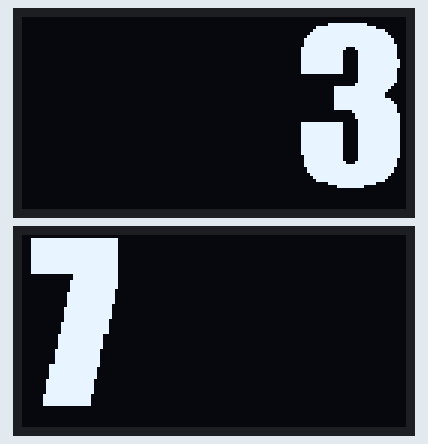
The program below on a simulated Raspberry Pi Pico running MicroPython. Parts: 2 × 128×64 one-colour display. Library files of the repository ran but are not shown: ssd1306.py.

Above: at 0.8 s.
At 5.0 s:
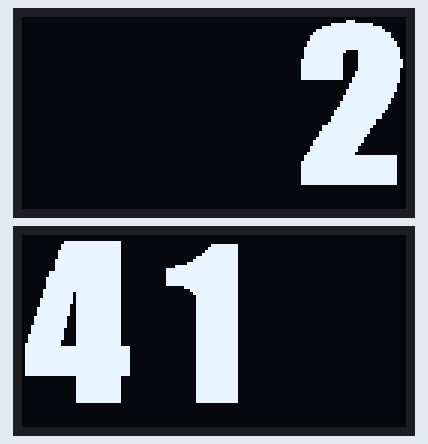
At 9.9 s:
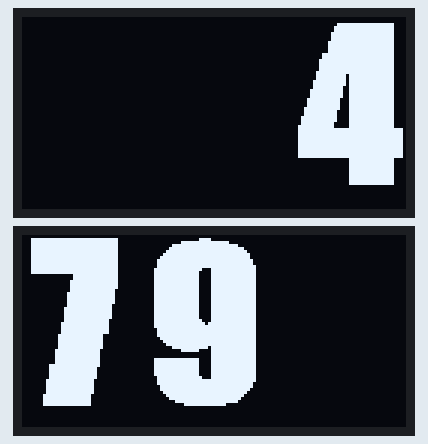
At 19.8 s:
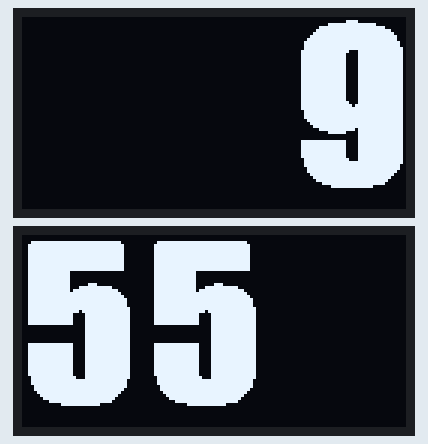
At 29.0 s:
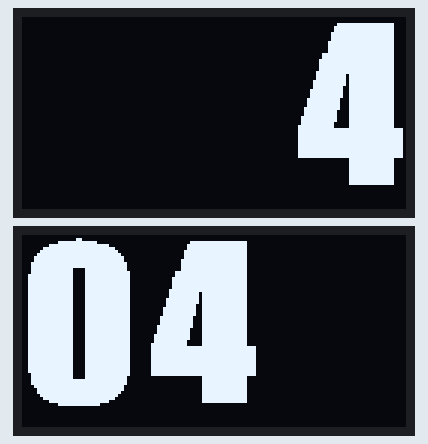
At 38.8 s:
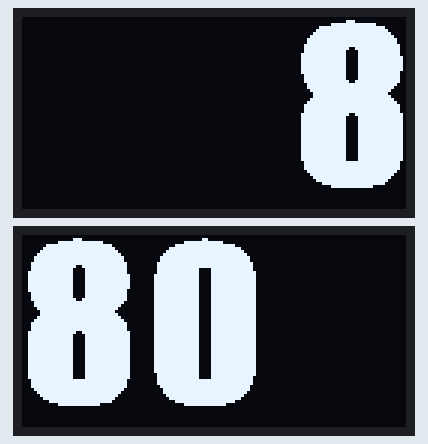

The program:

large_numb.py
```python
from machine import Pin, I2C
from ssd1306 import SSD1306_I2C
import time
import picokeypad as keypad
import _thread
import framebuf
import random

#set up the i2c protocal and initialize the displays: get addreses and set SDA/SCL pins etc.
disp1 = I2C(1,sda=Pin(26), scl=Pin(27), freq=1700000)
oled = SSD1306_I2C(128, 64, disp1)

i2c=machine.I2C(0,sda=machine.Pin(4), scl=machine.Pin(5), freq=1700000)
oled2 = SSD1306_I2C(128, 64, i2c)

#start defining byte arrays for the big numbers
zero_buffer = bytearray(b'\x00\x00\x00\x00\x00\x00\x000\x00\x00\x00\x0f\xff\x80\x00\x00\x7f\xff\xf8\x00\x01\xff\xff\xfe\x00\x03\xff\xff\xff\x00\x07\xff\xff\xff\x80\x0f\xff\xff\xff\xc0\x0f\xff\xff\xff\xc0\x1f\xff\xff\xff\xe0\x1f\xff\xff\xff\xe0\x1f\xff\x87\xff\xe0\x1f\xff\x87\xff\xf0?\xff\x87\xff\xf0?\xff\x87\xff\xf0?\xff\x87\xff\xf0?\xff\x87\xff\xf0?\xff\x87\xff\xf0?\xff\x87\xff\xf0?\xff\x87\xff\xf0?\xff\x87\xff\xf0?\xff\x87\xff\xf0?\xff\x87\xff\xf0?\xff\x87\xff\xf0?\xff\x87\xff\xf0?\xff\x87\xff\xf0?\xff\x87\xff\xf0?\xff\x87\xff\xf0?\xff\x87\xff\xf0?\xff\x87\xff\xf0?\xff\x87\xff\xf0?\xff\x87\xff\xf0?\xff\x87\xff\xf0?\xff\x87\xff\xf0?\xff\x87\xff\xf0?\xff\x87\xff\xf0?\xff\x87\xff\xf0?\xff\x87\xff\xf0?\xff\x87\xff\xf0?\xff\x87\xff\xf0?\xff\x87\xff\xf0?\xff\x87\xff\xf0?\xff\x87\xff\xf0?\xff\x87\xff\xf0?\xff\x87\xff\xf0?\xff\x87\xff\xf0\x1f\xff\x87\xff\xf0\x1f\xff\x87\xff\xe0\x1f\xff\xff\xff\xe0\x1f\xff\xff\xff\xe0\x0f\xff\xff\xff\xc0\x07\xff\xff\xff\xc0\x07\xff\xff\xff\x80\x03\xff\xff\xff\x00\x01\xff\xff\xfe\x00\x00\x7f\xff\xf8\x00\x00\x0f\xff\xc0\x00\x00\x00\x00\x00\x00')
zero_number = framebuf.FrameBuffer(zero_buffer, 36, 58, framebuf.MONO_HLSB)

one_buffer = bytearray(b'\x00\x00\x00\x00\x00\x00\x00\x00\x00\x00\x00\x00\x00\x00\x00\x00\x00\x07\xfc\x00\x00\x00\x0f\xfc\x00\x00\x00\x1f\xfc\x00\x00\x00?\xfc\x00\x00\x00\xff\xfc\x00\x00\x01\xff\xfc\x00\x00\x07\xff\xfc\x00\x00\x7f\xff\xfc\x00\x03\xff\xff\xfc\x00\x03\xff\xff\xfc\x00\x03\xff\xff\xfc\x00\x03\xff\xff\xfc\x00\x03\xff\xff\xfc\x00\x03\xff\xff\xfc\x00\x00\x0f\xff\xfc\x00\x00\x03\xff\xfc\x00\x00\x01\xff\xfc\x00\x00\x00\xff\xfc\x00\x00\x00\xff\xfc\x00\x00\x00\xff\xfc\x00\x00\x00\xff\xfc\x00\x00\x00\xff\xfc\x00\x00\x00\xff\xfc\x00\x00\x00\xff\xfc\x00\x00\x00\xff\xfc\x00\x00\x00\xff\xfc\x00\x00\x00\xff\xfc\x00\x00\x00\xff\xfc\x00\x00\x00\xff\xfc\x00\x00\x00\xff\xfc\x00\x00\x00\xff\xfc\x00\x00\x00\xff\xfc\x00\x00\x00\xff\xfc\x00\x00\x00\xff\xfc\x00\x00\x00\xff\xfc\x00\x00\x00\xff\xfc\x00\x00\x00\xff\xfc\x00\x00\x00\xff\xfc\x00\x00\x00\xff\xfc\x00\x00\x00\xff\xfc\x00\x00\x00\xff\xfc\x00\x00\x00\xff\xfc\x00\x00\x00\xff\xfc\x00\x00\x00\xff\xfc\x00\x00\x00\xff\xfc\x00\x00\x00\xff\xfc\x00\x00\x00\xff\xfc\x00\x00\x00\xff\xfc\x00\x00\x00\xff\xfc\x00\x00\x00\xff\xfc\x00\x00\x00\xff\xfc\x00\x00\x00\xff\xfc\x00\x00\x00\xff\xfc\x00\x00\x00\x00\x00\x00\x00\x00\x00\x00\x00')
one_number = framebuf.FrameBuffer(one_buffer, 36, 58, framebuf.MONO_HLSB)

two_buffer = bytearray(b'\x00\x00\x00\x00\x00\x00\x00p\x00\x00\x00\x0f\xff\xc0\x00\x00\x7f\xff\xf8\x00\x01\xff\xff\xfc\x00\x03\xff\xff\xff\x00\x07\xff\xff\xff\x00\x07\xff\xff\xff\x80\x0f\xff\xff\xff\xc0\x0f\xff\xff\xff\xc0\x1f\xff\xff\xff\xe0\x1f\xff\x87\xff\xe0\x1f\xff\x07\xff\xe0\x1f\xff\x07\xff\xe0?\xff\x07\xff\xf0?\xff\x07\xff\xf0?\xff\x07\xff\xf0?\xff\x07\xff\xe0?\xff\x0f\xff\xe0?\xff\x0f\xff\xe0?\xff\x1f\xff\xe0\x00\x00\x1f\xff\xe0\x00\x00?\xff\xc0\x00\x00?\xff\xc0\x00\x00\x7f\xff\xc0\x00\x00\x7f\xff\x80\x00\x00\xff\xff\x80\x00\x00\xff\xff\x00\x00\x01\xff\xff\x00\x00\x01\xff\xfe\x00\x00\x03\xff\xfe\x00\x00\x07\xff\xfc\x00\x00\x07\xff\xf8\x00\x00\x0f\xff\xf8\x00\x00\x0f\xff\xe0\x00\x00\x1f\xff\xe0\x00\x00\x7f\xff\xc0\x00\x00\x7f\xff\x80\x00\x00\xff\xff\x80\x00\x00\xff\xff\x00\x00\x01\xff\xfe\x00\x00\x03\xff\xfe\x00\x00\x03\xff\xfc\x00\x00\x07\xff\xf8\x00\x00\x07\xff\xf8\x00\x00\x0f\xff\xf0\x00\x00\x1f\xff\xff\xff\xc0\x1f\xff\xff\xff\xc0?\xff\xff\xff\xc0?\xff\xff\xff\xc0?\xff\xff\xff\xc0?\xff\xff\xff\xc0?\xff\xff\xff\xc0?\xff\xff\xff\xc0?\xff\xff\xff\xc0?\xff\xff\xff\xc0\x00\x00\x00\x00\x00\x00\x00\x00\x00\x00')
two_number = framebuf.FrameBuffer(two_buffer, 36, 58, framebuf.MONO_HLSB)

three_buffer = bytearray(b'\x00\x00\x00\x00\x00\x00\x00\x00\x00\x00\x00\x1f\xff\x00\x00\x01\xff\xff\xe0\x00\x03\xff\xff\xfc\x00\x07\xff\xff\xfe\x00\x0f\xff\xff\xff\x00\x1f\xff\xff\xff\x80\x1f\xff\xff\xff\x80\x1f\xff\xff\xff\xc0?\xff\x8f\xff\xc0?\xff\x07\xff\xc0?\xff\x07\xff\xc0?\xff\x07\xff\xc0?\xff\x07\xff\xe0?\xff\x07\xff\xe0?\xff\x07\xff\xe0?\xff\x07\xff\xc0?\xff\x07\xff\xc0\x00\x00\x07\xff\xc0\x00\x00\x07\xff\xc0\x00\x00\x07\xff\xc0\x00\x00\x0f\xff\x80\x00\x07\xff\xff\x00\x00\x07\xff\xfe\x00\x00\x07\xff\xfc\x00\x00\x07\xff\xfc\x00\x00\x07\xff\xff\x00\x00\x07\xff\xff\x80\x00\x07\xff\xff\xc0\x00\x07\xff\xff\xc0\x00\x00\x1f\xff\xc0\x00\x00\x0f\xff\xe0\x00\x00\x0f\xff\xe0\x00\x00\x07\xff\xe0?\xff\x07\xff\xe0?\xff\x07\xff\xe0?\xff\x07\xff\xe0?\xff\x07\xff\xe0?\xff\x07\xff\xe0?\xff\x07\xff\xe0?\xff\x07\xff\xe0?\xff\x07\xff\xe0?\xff\x07\xff\xe0?\xff\x07\xff\xe0?\xff\x07\xff\xe0\x1f\xff\x07\xff\xe0\x1f\xff\x07\xff\xc0\x1f\xff\x8f\xff\xc0\x1f\xff\xff\xff\xc0\x0f\xff\xff\xff\x80\x0f\xff\xff\xff\x80\x07\xff\xff\xff\x00\x03\xff\xff\xfe\x00\x01\xff\xff\xfc\x00\x00\x1f\xff\xe0\x00\x00\x03\xfe\x00\x00\x00\x00\x00\x00\x00')
three_number = framebuf.FrameBuffer(three_buffer, 36, 58, framebuf.MONO_HLSB)

four_buffer = bytearray(b'\x00\x00\x00\x00\x00\x00\x00\x00\x00\x00\x00\x03\xff\xff\x80\x00\x07\xff\xff\x80\x00\x07\xff\xff\x80\x00\x0f\xff\xff\x80\x00\x0f\xff\xff\x80\x00\x0f\xff\xff\x80\x00\x1f\xff\xff\x80\x00\x1f\xff\xff\x80\x00\x1f\xff\xff\x80\x00\x1f\xff\xff\x80\x00\x7f\xff\xff\x80\x00\x7f\xff\xff\x80\x00\xff\xff\xff\x80\x00\xff\xff\xff\x80\x00\xff\xff\xff\x80\x00\xff\xff\xff\x80\x01\xff\xff\xff\x80\x01\xff\xbf\xff\x80\x01\xff\xbf\xff\x80\x03\xff\xbf\xff\x80\x03\xff\xbf\xff\x80\x03\xff?\xff\x80\x07\xff?\xff\x80\x07\xff?\xff\x80\x07\xff?\xff\x80\x0f\xfe?\xff\x80\x0f\xfe?\xff\x80\x0f\xfe?\xff\x80\x1f\xfe?\xff\x80\x1f\xfc?\xff\x80\x1f\xfc?\xff\x80?\xfc?\xff\x80?\xfc?\xff\x80?\xf8?\xff\x80\x7f\xf8?\xff\x80\x7f\xff\xff\xff\xf8\x7f\xff\xff\xff\xf8\x7f\xff\xff\xff\xf8\x7f\xff\xff\xff\xf8\x7f\xff\xff\xff\xf8\x7f\xff\xff\xff\xf8\x7f\xff\xff\xff\xf8\x7f\xff\xff\xff\xf8\x7f\xff\xff\xff\xf8\x7f\xff\xff\xff\xf8\x00\x00?\xff\x80\x00\x00?\xff\x80\x00\x00?\xff\x80\x00\x00?\xff\x80\x00\x00?\xff\x80\x00\x00?\xff\x80\x00\x00?\xff\x80\x00\x00?\xff\x80\x00\x00?\xff\x80\x00\x00\x00\x00\x00\x00\x00\x00\x00\x00')
four_number = framebuf.FrameBuffer(four_buffer, 36, 58, framebuf.MONO_HLSB)

five_buffer = bytearray(b'\x00\x00\x00\x00\x00\x00\x00\x00\x00\x00\x1f\xff\xff\xff\x80?\xff\xff\xff\xc0?\xff\xff\xff\xc0?\xff\xff\xff\xc0?\xff\xff\xff\xc0?\xff\xff\xff\xc0?\xff\xff\xff\xc0?\xff\xff\xff\xc0?\xff\xff\xff\xc0?\xff\xff\xff\xc0?\xff\x00\x00\x00?\xff\x00\x00\x00?\xff\x00\x00\x00?\xff\x00\x00\x00?\xff\x03\x80\x00?\xff\x1f\xfc\x00?\xff\x7f\xff\x00?\xff\xff\xff\x80?\xff\xff\xff\xc0?\xff\xff\xff\xe0?\xff\xff\xff\xe0?\xff\xff\xff\xe0?\xff\xff\xff\xf0?\xff\xef\xff\xf0?\xff\x87\xff\xf0?\xff\x87\xff\xf0?\xff\x87\xff\xf0?\xff\x87\xff\xf0\x00\x00\x07\xff\xf0\x00\x00\x07\xff\xf0\x00\x00\x07\xff\xf0\x00\x00\x07\xff\xf0\x00\x00\x07\xff\xf0\x00\x00\x07\xff\xf0?\xff\x87\xff\xf0?\xff\x87\xff\xf0?\xff\x87\xff\xf0?\xff\x87\xff\xf0?\xff\x87\xff\xf0?\xff\x87\xff\xf0?\xff\x87\xff\xf0?\xff\x87\xff\xf0?\xff\x87\xff\xf0?\xff\x87\xff\xf0?\xff\x87\xff\xf0\x1f\xff\xc7\xff\xf0\x1f\xff\xff\xff\xe0\x1f\xff\xff\xff\xe0\x0f\xff\xff\xff\xe0\x0f\xff\xff\xff\xc0\x07\xff\xff\xff\x80\x03\xff\xff\xff\x00\x01\xff\xff\xfe\x00\x00\x7f\xff\xfc\x00\x00\x07\xff\xc0\x00\x00\x00\x00\x00\x00')
five_number = framebuf.FrameBuffer(five_buffer, 36, 58, framebuf.MONO_HLSB)

six_buffer = bytearray(b'\x00\x00\x00\x00\x00\x00\x00|\x00\x00\x00\x0f\xff\xe0\x00\x00\x7f\xff\xfc\x00\x01\xff\xff\xff\x00\x03\xff\xff\xff\x80\x07\xff\xff\xff\xc0\x0f\xff\xff\xff\xc0\x0f\xff\xff\xff\xe0\x1f\xff\xff\xff\xe0\x1f\xff\xff\xff\xf0\x1f\xff\xc7\xff\xf0?\xff\x87\xff\xf0?\xff\x87\xff\xf0?\xff\x87\xff\xf0?\xff\x87\xff\xf8?\xff\x87\xff\xf8?\xff\x80\x00\x00?\xff\x80\x00\x00?\xff\x80\x00\x00?\xff\x87\xf8\x00?\xff\x9f\xfe\x00?\xff\xff\xff\x80?\xff\xff\xff\xc0?\xff\xff\xff\xe0?\xff\xff\xff\xe0?\xff\xff\xff\xf0?\xff\xff\xff\xf0?\xff\xff\xff\xf0?\xff\xcf\xff\xf0?\xff\xc7\xff\xf8?\xff\x87\xff\xf8?\xff\x87\xff\xf8?\xff\x87\xff\xf8?\xff\x87\xff\xf8?\xff\x87\xff\xf8?\xff\x87\xff\xf8?\xff\x87\xff\xf8?\xff\x87\xff\xf8?\xff\x87\xff\xf8?\xff\x87\xff\xf8?\xff\x87\xff\xf8?\xff\x87\xff\xf8?\xff\x87\xff\xf8?\xff\x87\xff\xf8?\xff\x87\xff\xf0?\xff\x87\xff\xf0\x1f\xff\xc7\xff\xf0\x1f\xff\xff\xff\xf0\x1f\xff\xff\xff\xf0\x0f\xff\xff\xff\xe0\x0f\xff\xff\xff\xc0\x07\xff\xff\xff\xc0\x03\xff\xff\xff\x80\x01\xff\xff\xff\x00\x00\x7f\xff\xfc\x00\x00\x07\xff\xe0\x00\x00\x00\x00\x00\x00')
six_number = framebuf.FrameBuffer(six_buffer, 36, 58, framebuf.MONO_HLSB)

seven_buffer = bytearray(b'\x00\x00\x00\x00\x00\x1f\xff\xff\xff\x00\x1f\xff\xff\xff\x00\x1f\xff\xff\xff\x00\x1f\xff\xff\xff\x00\x1f\xff\xff\xff\x00\x1f\xff\xff\xff\x00\x1f\xff\xff\xff\x00\x1f\xff\xff\xff\x00\x1f\xff\xff\xff\x00\x1f\xff\xff\xff\x00\x1f\xff\xff\xff\x00\x1f\xff\xff\xff\x00\x00\x00\x7f\xff\x00\x00\x00\x7f\xff\x00\x00\x00\xff\xff\x00\x00\x00\xff\xff\x00\x00\x00\xff\xff\x00\x00\x00\xff\xfe\x00\x00\x01\xff\xfe\x00\x00\x01\xff\xfe\x00\x00\x01\xff\xfe\x00\x00\x01\xff\xfe\x00\x00\x01\xff\xfc\x00\x00\x03\xff\xfc\x00\x00\x03\xff\xfc\x00\x00\x03\xff\xfc\x00\x00\x03\xff\xfc\x00\x00\x03\xff\xf8\x00\x00\x07\xff\xf8\x00\x00\x07\xff\xf8\x00\x00\x07\xff\xf8\x00\x00\x07\xff\xf8\x00\x00\x0f\xff\xe0\x00\x00\x0f\xff\xe0\x00\x00\x0f\xff\xe0\x00\x00\x0f\xff\xe0\x00\x00\x0f\xff\xe0\x00\x00\x1f\xff\xc0\x00\x00\x1f\xff\xc0\x00\x00\x1f\xff\xc0\x00\x00\x1f\xff\xc0\x00\x00\x1f\xff\xc0\x00\x00\x7f\xff\xc0\x00\x00\x7f\xff\x80\x00\x00\x7f\xff\x80\x00\x00\x7f\xff\x80\x00\x00\x7f\xff\x80\x00\x00\xff\xff\x00\x00\x00\xff\xff\x00\x00\x00\xff\xff\x00\x00\x00\xff\xff\x00\x00\x00\xff\xff\x00\x00\x01\xff\xfe\x00\x00\x01\xff\xfe\x00\x00\x01\xff\xfe\x00\x00\x01\xff\xfe\x00\x00\x00\x00\x00\x00\x00')
seven_number = framebuf.FrameBuffer(seven_buffer, 36, 58, framebuf.MONO_HLSB)

eight_buffer = bytearray(b'\x00\x00\x00\x00\x00\x00\x00p\x00\x00\x00\x0f\xff\xe0\x00\x00\xff\xff\xfc\x00\x01\xff\xff\xfe\x00\x03\xff\xff\xff\x00\x07\xff\xff\xff\x80\x0f\xff\xff\xff\xc0\x0f\xff\xff\xff\xc0\x1f\xff\xff\xff\xe0\x1f\xff\xcf\xff\xe0\x1f\xff\x87\xff\xe0?\xff\x87\xff\xe0?\xff\x87\xff\xf0?\xff\x87\xff\xf0?\xff\x87\xff\xf0?\xff\x87\xff\xf0?\xff\x87\xff\xf0?\xff\x87\xff\xe0\x1f\xff\x87\xff\xe0\x1f\xff\x87\xff\xe0\x1f\xff\xcf\xff\xe0\x0f\xff\xff\xff\xc0\x0f\xff\xff\xff\x80\x07\xff\xff\xff\x00\x03\xff\xff\xfe\x00\x03\xff\xff\xff\x00\x07\xff\xff\xff\x80\x0f\xff\xff\xff\xc0\x1f\xff\xff\xff\xe0\x1f\xff\xff\xff\xe0\x1f\xff\xff\xff\xe0?\xff\xcf\xff\xf0?\xff\x87\xff\xf0?\xff\x87\xff\xf0?\xff\x87\xff\xf0?\xff\x87\xff\xf0?\xff\x87\xff\xf0?\xff\x87\xff\xf0?\xff\x87\xff\xf0?\xff\x87\xff\xf0?\xff\x87\xff\xf0?\xff\x87\xff\xf0?\xff\x87\xff\xf0?\xff\x87\xff\xf0?\xff\x87\xff\xf0?\xff\x87\xff\xf0?\xff\x87\xff\xf0\x1f\xff\xff\xff\xe0\x1f\xff\xff\xff\xe0\x1f\xff\xff\xff\xe0\x0f\xff\xff\xff\xc0\x07\xff\xff\xff\x80\x03\xff\xff\xff\x00\x01\xff\xff\xfe\x00\x00\x7f\xff\xfc\x00\x00\x0f\xff\xc0\x00\x00\x00\x00\x00\x00')
eight_number = framebuf.FrameBuffer(eight_buffer, 36, 58, framebuf.MONO_HLSB)

nine_buffer = bytearray(b'\x00\x00\x00\x00\x00\x00\x00x\x00\x00\x00\x1f\xff\xe0\x00\x00\xff\xff\xfc\x00\x01\xff\xff\xff\x00\x03\xff\xff\xff\x80\x07\xff\xff\xff\xc0\x0f\xff\xff\xff\xc0\x1f\xff\xff\xff\xe0\x1f\xff\xff\xff\xe0\x1f\xff\xff\xff\xf0?\xff\xc7\xff\xf0?\xff\x87\xff\xf0?\xff\x87\xff\xf0?\xff\x87\xff\xf0?\xff\x87\xff\xf8?\xff\x87\xff\xf8?\xff\x87\xff\xf8?\xff\x87\xff\xf8?\xff\x87\xff\xf8?\xff\x87\xff\xf8?\xff\x87\xff\xf8?\xff\x87\xff\xf8?\xff\x87\xff\xf8?\xff\x87\xff\xf8?\xff\x87\xff\xf8?\xff\x87\xff\xf8?\xff\x87\xff\xf8?\xff\xc7\xff\xf8?\xff\xef\xff\xf8?\xff\xff\xff\xf8\x1f\xff\xff\xff\xf8\x1f\xff\xff\xff\xf8\x1f\xff\xff\xff\xf8\x0f\xff\xff\xff\xf8\x07\xff\xff\xff\xf8\x03\xff\xff\xff\xf8\x00\xff\xf7\xff\xf8\x00\x1f\x87\xff\xf8\x00\x00\x07\xff\xf8\x00\x00\x07\xff\xf8?\xff\x87\xff\xf8?\xff\x87\xff\xf8?\xff\x87\xff\xf8?\xff\x87\xff\xf0?\xff\x87\xff\xf0?\xff\x87\xff\xf0\x1f\xff\xc7\xff\xf0\x1f\xff\xff\xff\xf0\x1f\xff\xff\xff\xe0\x0f\xff\xff\xff\xe0\x0f\xff\xff\xff\xc0\x07\xff\xff\xff\x80\x03\xff\xff\xff\x00\x01\xff\xff\xfe\x00\x00\x7f\xff\xfc\x00\x00\x0f\xff\xc0\x00\x00\x00\x00\x00\x00')
nine_number = framebuf.FrameBuffer(nine_buffer, 36, 58, framebuf.MONO_HLSB)


def disp_big_numb(the_number): #depending on the variable that goes in it will display the correct number automatically
    oled.fill(0)
    oled2.fill(0)
    if len(str(the_number)) == 1:
        if the_number == 0:
            oled2.blit(zero_number, 0, 0)
        elif the_number == 1:
            oled2.blit(one_number, 0, 0)
        elif the_number == 2:
            oled2.blit(two_number, 0, 0)
        elif the_number == 3:
            oled2.blit(three_number, 0, 0)
        elif the_number == 4:
            oled2.blit(four_number, 0, 0)
        elif the_number == 5:
            oled2.blit(five_number, 0, 0)
        elif the_number == 6:
            oled2.blit(six_number, 0, 0)
        elif the_number == 7:
            oled2.blit(seven_number, 0, 0)
        elif the_number == 8:
            oled2.blit(eight_number, 0, 0)
        elif the_number == 9:
            oled2.blit(nine_number, 0, 0)

        oled2.show()

    elif len(str(the_number)) == 2:
        number_string = str(the_number) # change to a string so we can seperate the digits
        if number_string[0] == "1": #getting the correct number for the tenths place
            oled.blit(one_number, 91, 0)
        elif number_string[0] == "2":
            oled.blit(two_number, 91, 0)
        elif number_string[0] == "3":
            oled.blit(three_number, 91, 0)
        elif number_string[0] == "4":
            oled.blit(four_number, 91, 0)
        elif number_string[0] == "5":
            oled.blit(five_number, 91, 0)
        elif number_string[0] == "6":
            oled.blit(six_number, 91, 0)
        elif number_string[0] == "7":
            oled.blit(seven_number, 91, 0)
        elif number_string[0] == "8":
            oled.blit(eight_number, 91, 0)
        elif number_string[0] == "9":
            oled.blit(nine_number, 91, 0)


        if number_string[1] == "0": # getting the correct number for the ones place
            oled2.blit(zero_number, 0, 0)
        elif number_string[1] == "1":
            oled2.blit(one_number, 0, 0)
        elif number_string[1] == "2":
            oled2.blit(two_number, 0, 0)
        elif number_string[1] == "3":
            oled2.blit(three_number, 0, 0)
        elif number_string[1] == "4":
            oled2.blit(four_number, 0, 0)
        elif number_string[1] == "5":
            oled2.blit(five_number, 0, 0)
        elif number_string[1] == "6":
            oled2.blit(six_number, 0, 0)
        elif number_string[1] == "7":
            oled2.blit(seven_number, 0, 0)
        elif number_string[1] == "8":
            oled2.blit(eight_number, 0, 0)
        elif number_string[1] == "9":
            oled2.blit(nine_number, 0, 0)

        oled.show()
        oled2.show()

    elif len(str(the_number)) == 3:
        number_string = str(the_number) # change to a string so we can seperate the digits
        if number_string[0] == "1": #getting the correct number for the tenths place
            oled.blit(one_number, 91, 0)
        elif number_string[0] == "2":
            oled.blit(two_number, 91, 0)
        elif number_string[0] == "3":
            oled.blit(three_number, 91, 0)
        elif number_string[0] == "4":
            oled.blit(four_number, 91, 0)
        elif number_string[0] == "5":
            oled.blit(five_number, 91, 0)
        elif number_string[0] == "6":
            oled.blit(six_number, 91, 0)
        elif number_string[0] == "7":
            oled.blit(seven_number, 91, 0)
        elif number_string[0] == "8":
            oled.blit(eight_number, 91, 0)
        elif number_string[0] == "9":
            oled.blit(nine_number, 91, 0)

        if number_string[1] == "0": # getting the correct number for the ones place
            oled2.blit(zero_number, 0, 0)
        elif number_string[1] == "1":
            oled2.blit(one_number, 0, 0)
        elif number_string[1] == "2":
            oled2.blit(two_number, 0, 0)
        elif number_string[1] == "3":
            oled2.blit(three_number, 0, 0)
        elif number_string[1] == "4":
            oled2.blit(four_number, 0, 0)
        elif number_string[1] == "5":
            oled2.blit(five_number, 0, 0)
        elif number_string[1] == "6":
            oled2.blit(six_number, 0, 0)
        elif number_string[1] == "7":
            oled2.blit(seven_number, 0, 0)
        elif number_string[1] == "8":
            oled2.blit(eight_number, 0, 0)
        elif number_string[1] == "9":
            oled2.blit(nine_number, 0, 0)

        if number_string[2] == "0": # getting the correct number for the ones place
            oled2.blit(zero_number, 42, 0)
        elif number_string[2] == "1":
            oled2.blit(one_number, 42, 0)
        elif number_string[2] == "2":
            oled2.blit(two_number, 42, 0)
        elif number_string[2] == "3":
            oled2.blit(three_number, 42, 0)
        elif number_string[2] == "4":
            oled2.blit(four_number, 42, 0)
        elif number_string[2] == "5":
            oled2.blit(five_number, 42, 0)
        elif number_string[2] == "6":
            oled2.blit(six_number, 42, 0)
        elif number_string[2] == "7":
            oled2.blit(seven_number, 42, 0)
        elif number_string[2] == "8":
            oled2.blit(eight_number, 42, 0)
        elif number_string[2] == "9":
            oled2.blit(nine_number, 42, 0)

        oled.show()
        oled2.show()

while True:
    for i in range(1, 1000):
        disp_big_numb(i)
        time.sleep(0)
```

Measured:
- what the display in image 1 shows lasts 0.7 s, from 4.9 s to 5.6 s
